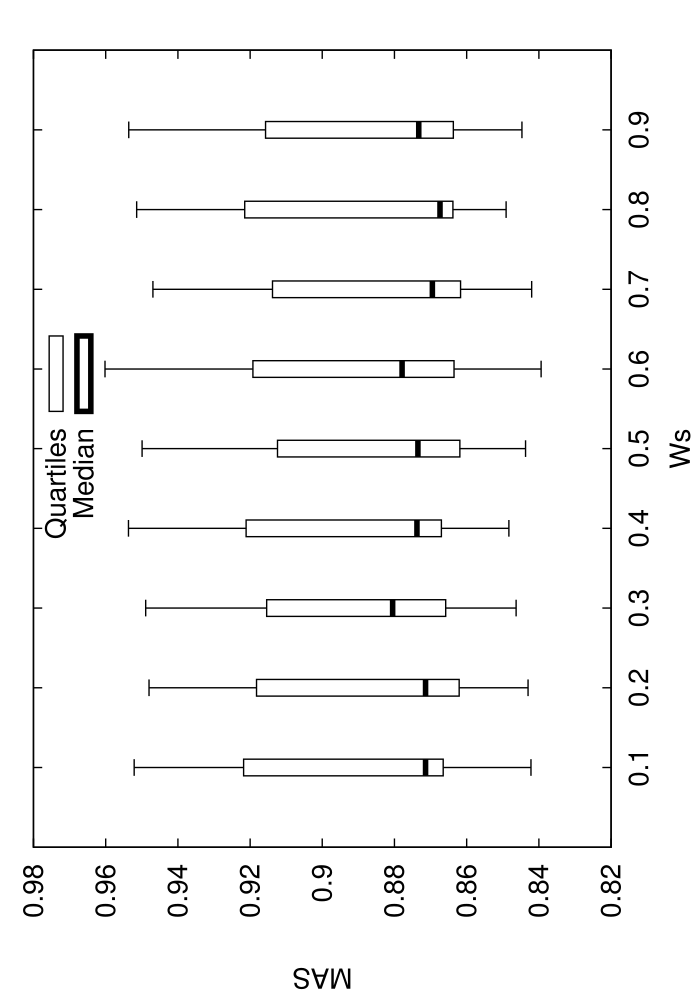

Source code (gnuplot):
set terminal postscript enhanced 20
set xrange[0:1]
set xlabel 'Ws'
set ylabel 'MAS'
set key ins vert center top spacing 1.0
set output 'stat_COMP_WI08.dat.eps'
set bars 4.0
set style fill empty
plot 'stat_COMP_WI08.dat.elab' using 1:3:2:6:5:xticlabel(1) with candlesticks lt -1 lw 1 title 'Quartiles' whiskerbars,'' using 1:4:4:4:4:xticlabels(1) with candlesticks lt -1 lw 4 title 'Median'
